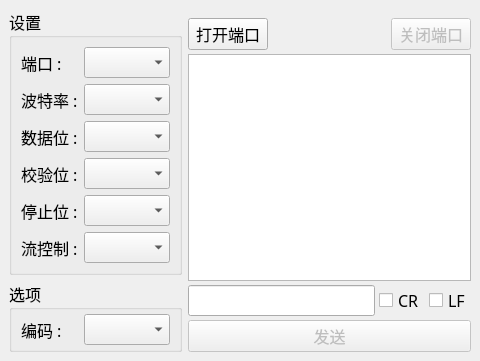
<ui version="4.0" >
 <class>QSerialPortTerminal</class>
 <widget class="QMainWindow" name="QSerialPortTerminal" >
  <property name="geometry" >
   <rect>
    <x>0</x>
    <y>0</y>
    <width>480</width>
    <height>289</height>
   </rect>
  </property>
  <property name="font" >
   <font>
    <family>Wenquanyi Bitmap Song</family>
    <pointsize>12</pointsize>
   </font>
  </property>
  <property name="windowTitle" >
   <string>QSerialPortTerminal</string>
  </property>
  <widget class="QWidget" name="centralwidget" >
   <layout class="QHBoxLayout" name="horizontalLayout" >
    <item>
     <layout class="QVBoxLayout" name="verticalLayout" >
      <item>
       <widget class="QGroupBox" name="groupBoxSettings" >
        <property name="title" >
         <string>设置</string>
        </property>
        <layout class="QGridLayout" name="gridLayout" >
         <item row="0" column="0" >
          <widget class="QLabel" name="labelPort" >
           <property name="sizePolicy" >
            <sizepolicy vsizetype="Preferred" hsizetype="Fixed" >
             <horstretch>0</horstretch>
             <verstretch>0</verstretch>
            </sizepolicy>
           </property>
           <property name="text" >
            <string>端口 :</string>
           </property>
          </widget>
         </item>
         <item row="0" column="1" >
          <widget class="QComboBox" name="comboBoxPortName" />
         </item>
         <item row="1" column="0" >
          <widget class="QLabel" name="labelBaudRate" >
           <property name="sizePolicy" >
            <sizepolicy vsizetype="Preferred" hsizetype="Fixed" >
             <horstretch>0</horstretch>
             <verstretch>0</verstretch>
            </sizepolicy>
           </property>
           <property name="text" >
            <string>波特率 :</string>
           </property>
          </widget>
         </item>
         <item row="1" column="1" >
          <widget class="QComboBox" name="comboBoxBaudRate" />
         </item>
         <item row="2" column="0" >
          <widget class="QLabel" name="labelData" >
           <property name="sizePolicy" >
            <sizepolicy vsizetype="Preferred" hsizetype="Fixed" >
             <horstretch>0</horstretch>
             <verstretch>0</verstretch>
            </sizepolicy>
           </property>
           <property name="text" >
            <string>数据位 :</string>
           </property>
          </widget>
         </item>
         <item row="2" column="1" >
          <widget class="QComboBox" name="comboBoxDataBits" />
         </item>
         <item row="3" column="0" >
          <widget class="QLabel" name="labelParity" >
           <property name="sizePolicy" >
            <sizepolicy vsizetype="Preferred" hsizetype="Fixed" >
             <horstretch>0</horstretch>
             <verstretch>0</verstretch>
            </sizepolicy>
           </property>
           <property name="text" >
            <string>校验位 :</string>
           </property>
          </widget>
         </item>
         <item row="3" column="1" >
          <widget class="QComboBox" name="comboBoxParity" />
         </item>
         <item row="4" column="0" >
          <widget class="QLabel" name="labelStop" >
           <property name="sizePolicy" >
            <sizepolicy vsizetype="Preferred" hsizetype="Fixed" >
             <horstretch>0</horstretch>
             <verstretch>0</verstretch>
            </sizepolicy>
           </property>
           <property name="text" >
            <string>停止位 :</string>
           </property>
          </widget>
         </item>
         <item row="4" column="1" >
          <widget class="QComboBox" name="comboBoxStopBits" />
         </item>
         <item row="5" column="0" >
          <widget class="QLabel" name="labelFlowControl" >
           <property name="sizePolicy" >
            <sizepolicy vsizetype="Preferred" hsizetype="Fixed" >
             <horstretch>0</horstretch>
             <verstretch>0</verstretch>
            </sizepolicy>
           </property>
           <property name="text" >
            <string>流控制 :</string>
           </property>
          </widget>
         </item>
         <item row="5" column="1" >
          <widget class="QComboBox" name="comboBoxFlowControl" />
         </item>
        </layout>
       </widget>
      </item>
      <item>
       <widget class="QGroupBox" name="groupBoxOptions" >
        <property name="enabled" >
         <bool>true</bool>
        </property>
        <property name="title" >
         <string>选项</string>
        </property>
        <layout class="QGridLayout" name="gridLayout_2" >
         <property name="topMargin" >
          <number>4</number>
         </property>
         <property name="bottomMargin" >
          <number>4</number>
         </property>
         <property name="horizontalSpacing" >
          <number>5</number>
         </property>
         <property name="verticalSpacing" >
          <number>4</number>
         </property>
         <item row="0" column="0" >
          <widget class="QLabel" name="labelCodec" >
           <property name="text" >
            <string>编码 :</string>
           </property>
          </widget>
         </item>
         <item row="0" column="1" >
          <widget class="QComboBox" name="comboBoxCodecs" />
         </item>
         <item row="1" column="1" >
          <spacer name="verticalSpacer" >
           <property name="orientation" >
            <enum>Qt::Vertical</enum>
           </property>
           <property name="sizeHint" stdset="0" >
            <size>
             <width>20</width>
             <height>17</height>
            </size>
           </property>
          </spacer>
         </item>
        </layout>
       </widget>
      </item>
     </layout>
    </item>
    <item>
     <widget class="QFrame" name="frame_2" >
      <property name="frameShape" >
       <enum>QFrame::NoFrame</enum>
      </property>
      <property name="frameShadow" >
       <enum>QFrame::Raised</enum>
      </property>
      <layout class="QVBoxLayout" >
       <property name="spacing" >
        <number>4</number>
       </property>
       <property name="leftMargin" >
        <number>0</number>
       </property>
       <property name="topMargin" >
        <number>9</number>
       </property>
       <property name="rightMargin" >
        <number>0</number>
       </property>
       <property name="bottomMargin" >
        <number>0</number>
       </property>
       <item>
        <layout class="QHBoxLayout" >
         <item>
          <widget class="QPushButton" name="pushButtonOpen" >
           <property name="text" >
            <string>打开端口</string>
           </property>
          </widget>
         </item>
         <item>
          <spacer>
           <property name="orientation" >
            <enum>Qt::Horizontal</enum>
           </property>
           <property name="sizeHint" stdset="0" >
            <size>
             <width>40</width>
             <height>20</height>
            </size>
           </property>
          </spacer>
         </item>
         <item>
          <widget class="QPushButton" name="pushButtonClose" >
           <property name="enabled" >
            <bool>false</bool>
           </property>
           <property name="text" >
            <string>关闭端口</string>
           </property>
          </widget>
         </item>
        </layout>
       </item>
       <item>
        <widget class="QTextEdit" name="textEditReceive" >
         <property name="readOnly" >
          <bool>true</bool>
         </property>
        </widget>
       </item>
       <item>
        <layout class="QHBoxLayout" >
         <item>
          <widget class="QLineEdit" name="lineEditSend" />
         </item>
         <item>
          <widget class="QCheckBox" name="checkBoxCR" >
           <property name="text" >
            <string>CR</string>
           </property>
          </widget>
         </item>
         <item>
          <widget class="QCheckBox" name="checkBoxLF" >
           <property name="text" >
            <string>LF</string>
           </property>
          </widget>
         </item>
        </layout>
       </item>
       <item>
        <widget class="QPushButton" name="pushButtonSend" >
         <property name="enabled" >
          <bool>false</bool>
         </property>
         <property name="text" >
          <string>发送</string>
         </property>
        </widget>
       </item>
      </layout>
      <zorder>textEditReceive</zorder>
      <zorder>pushButtonSend</zorder>
      <zorder></zorder>
     </widget>
    </item>
   </layout>
  </widget>
 </widget>
 <resources/>
 <connections/>
</ui>
